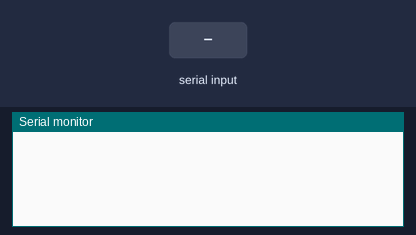
This sketch was run on a simulated Arduino Uno, built with avr-gcc and run on an emulated ATmega328P. On the bench: the last lines printed to the serial monitor. The inputs (shaded band) are chosen by the test bench.

Above: at 1.2 s.
1.3 s: "S1F,1\n" received over Serial
At 2.6 s:
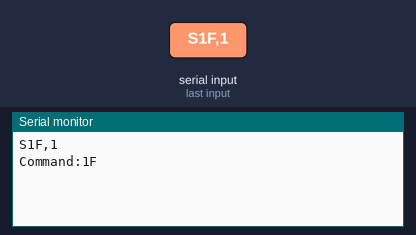
2.9 s: "S1B,1\n" received over Serial
At 4.1 s:
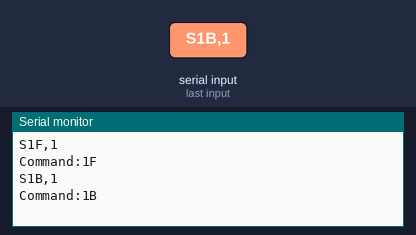
4.5 s: "S1F\n" received over Serial
At 5.2 s:
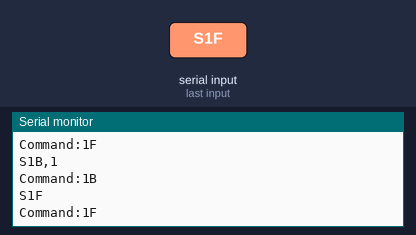
6.0 s: "S1B\n" received over Serial
At 7.2 s:
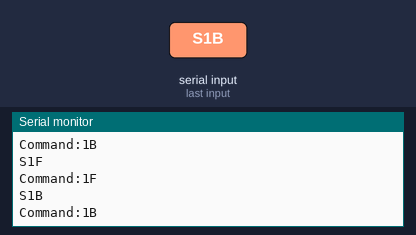
7.5 s: "90,45,200\n" received over Serial
At 8.8 s:
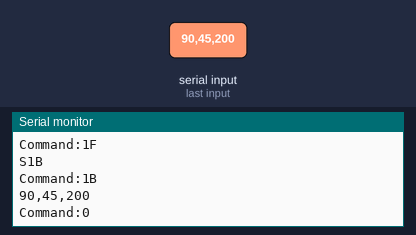
9.1 s: "90,45\n" received over Serial
At 10.0 s:
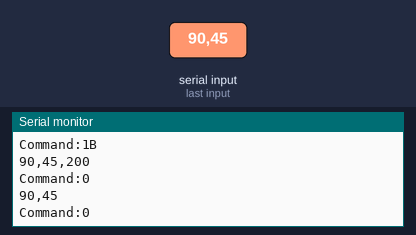

The sketch:

Csharp_Stepermotor_control_Arduino_motor_shield.ino
```cpp
/*
Interface an Android smartphone with an Arduino via Bluetooth
to control an LED from your phone
modified on 22 Oct 2019
by Alireza Sheikhjafari @ Rabbit Channel
https://www.aparat.com/v/35zIX
*/
#include <AFMotor.h>
String inputString = "";         // a string to hold incoming data
boolean stringComplete = false;  // whether the string is complete
String commandString = "";

int EndOfCommend;
int EndOfdata;

// two stepper motors one on each port
AF_Stepper myStepperX(200, 1);
AF_Stepper myStepperY(200, 2);

void setup() {
 Serial.begin(9600);

  myStepperX.setSpeed(100);
  myStepperY.setSpeed(100);
}
void loop() {
   if(Serial.available()) serialEvent();
  if(stringComplete)
  {
      stringComplete = false;
      getCommand();

      if(commandString.equals("S1F"))
      {
        String text = getData();
        int steps= text.toInt();
        Serial.println(steps);
        myStepperX.step(steps, FORWARD, SINGLE);
         myStepperX.release();
      }
      else if(commandString.equals("S1B"))
      {
        String text = getData();
        int steps= text.toInt();
        Serial.println(steps);
        myStepperX.step(steps, BACKWARD, SINGLE);
        myStepperX.release();
      }
      else if(commandString.equals("S2F"))
      {
        String text = getData();
        int steps= text.toInt();
        Serial.println(steps);
        myStepperY.step(steps, FORWARD, SINGLE);
        myStepperY.release();
      }
      else if(commandString.equals("S2B"))
      {
        String text = getData();
        int steps= text.toInt();
        Serial.println(steps);
        myStepperY.step(steps, BACKWARD, SINGLE);
        myStepperY.release();
      }

    inputString = "";
  }
  delay(100);

}


void getCommand()
{
  if(inputString.length()>0)
  {
     EndOfCommend=inputString.indexOf(',');
     commandString = inputString.substring(1,EndOfCommend);

     Serial.print("Command:");
     Serial.println(commandString);
  }
}


String getData()
{
  String value = inputString.substring(EndOfCommend+1,inputString.length()-2);
  Serial.print("Data:");
  Serial.println(value);
  Serial.println("---------------------------");
  return value;
}


void serialEvent() {
  while (Serial.available() && stringComplete == false) {
    // get the new byte:
    char inChar = (char)Serial.read();
    // add it to the inputString:
    inputString += inChar;
    Serial.print(inChar);
    // if the incoming character is a newline, set a flag
    // so the main loop can do something about it:
    if (inChar == '\n') {
      stringComplete = true;
    }
  }
}
```

Measured:
- after the input at 1.3 s, the serial monitor: prints a new line after 0.10 s (image 1)
- after the input at 2.9 s, the serial monitor: prints a new line at once (image 2)
- after the input at 4.5 s, the serial monitor: prints a new line at once (image 3)
- after the input at 6.0 s, the serial monitor: prints a new line at once (image 4)
- after the input at 7.5 s, the serial monitor: prints a new line at once (image 5)
- after the input at 9.1 s, the serial monitor: prints a new line at once (image 6)
